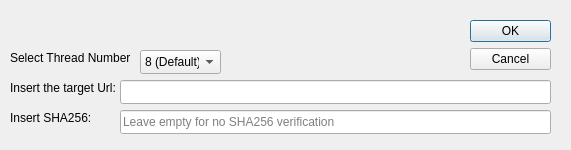
<?xml version="1.0" encoding="UTF-8"?>
<ui version="4.0">
 <class>urlDialog</class>
 <widget class="QDialog" name="urlDialog">
  <property name="geometry">
   <rect>
    <x>0</x>
    <y>0</y>
    <width>571</width>
    <height>150</height>
   </rect>
  </property>
  <property name="windowTitle">
   <string>New Download</string>
  </property>
  <widget class="QDialogButtonBox" name="buttonBox">
   <property name="geometry">
    <rect>
     <x>470</x>
     <y>20</y>
     <width>81</width>
     <height>61</height>
    </rect>
   </property>
   <property name="orientation">
    <enum>Qt::Orientation::Vertical</enum>
   </property>
   <property name="standardButtons">
    <set>QDialogButtonBox::StandardButton::Cancel|QDialogButtonBox::StandardButton::Ok</set>
   </property>
  </widget>
  <widget class="QLabel" name="label">
   <property name="geometry">
    <rect>
     <x>10</x>
     <y>80</y>
     <width>111</width>
     <height>16</height>
    </rect>
   </property>
   <property name="text">
    <string>Insert the target Url:</string>
   </property>
  </widget>
  <widget class="QLineEdit" name="Url">
   <property name="geometry">
    <rect>
     <x>120</x>
     <y>80</y>
     <width>431</width>
     <height>24</height>
    </rect>
   </property>
  </widget>
  <widget class="QLabel" name="label_2">
   <property name="geometry">
    <rect>
     <x>10</x>
     <y>50</y>
     <width>121</width>
     <height>16</height>
    </rect>
   </property>
   <property name="text">
    <string>Select Thread Number:</string>
   </property>
  </widget>
  <widget class="QComboBox" name="threadNumber">
   <property name="geometry">
    <rect>
     <x>140</x>
     <y>50</y>
     <width>81</width>
     <height>24</height>
    </rect>
   </property>
   <property name="currentIndex">
    <number>3</number>
   </property>
   <item>
    <property name="text">
     <string>1</string>
    </property>
   </item>
   <item>
    <property name="text">
     <string>2</string>
    </property>
   </item>
   <item>
    <property name="text">
     <string>4</string>
    </property>
   </item>
   <item>
    <property name="text">
     <string>8 (Default)</string>
    </property>
   </item>
   <item>
    <property name="text">
     <string>16</string>
    </property>
   </item>
  </widget>
  <widget class="QLabel" name="label_3">
   <property name="geometry">
    <rect>
     <x>10</x>
     <y>110</y>
     <width>101</width>
     <height>16</height>
    </rect>
   </property>
   <property name="text">
    <string>Insert SHA256:</string>
   </property>
  </widget>
  <widget class="QLineEdit" name="SHA256">
   <property name="geometry">
    <rect>
     <x>120</x>
     <y>110</y>
     <width>431</width>
     <height>24</height>
    </rect>
   </property>
   <property name="placeholderText">
    <string>Leave empty for no SHA256 verification</string>
   </property>
  </widget>
 </widget>
 <resources/>
 <connections>
  <connection>
   <sender>buttonBox</sender>
   <signal>accepted()</signal>
   <receiver>urlDialog</receiver>
   <slot>accept()</slot>
   <hints>
    <hint type="sourcelabel">
     <x>248</x>
     <y>254</y>
    </hint>
    <hint type="destinationlabel">
     <x>157</x>
     <y>274</y>
    </hint>
   </hints>
  </connection>
  <connection>
   <sender>buttonBox</sender>
   <signal>rejected()</signal>
   <receiver>urlDialog</receiver>
   <slot>reject()</slot>
   <hints>
    <hint type="sourcelabel">
     <x>316</x>
     <y>260</y>
    </hint>
    <hint type="destinationlabel">
     <x>286</x>
     <y>274</y>
    </hint>
   </hints>
  </connection>
 </connections>
</ui>
